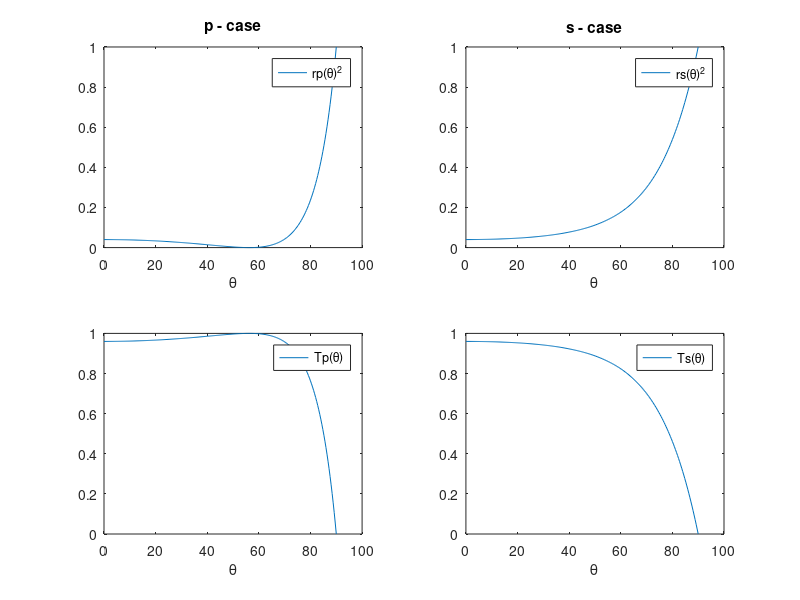

This chart was generated by the following MATLAB code:
% M5FRINTN2L

% Fresnel's formulas as function of angle of incidence for n1<n2
% for Rp = rp^2, Rs = rs^2, and Tp = 1- Rp, Ts = 1-Rs

% 1. Amplitude reflection coefficients.

function M5FRINTN2L;
n1 = 1;
n2 = 1.5;
Theta = (0:0.4:90);

rp = ((n2/n1)*cos(2*(pi/360)*Theta)-sqrt(1-((n1/n2)*sin(2*(pi/360)*Theta)).^2))./((n2/n1)*cos(2*(pi/360)*Theta)+sqrt(1-((n1/n2)*sin(2*(pi/360)*Theta)).^2));
rs = (cos(2*(pi/360)*Theta)-(n2/n1)*sqrt(1-((n1/n2)*sin(2*(pi/360)*Theta)).^2))./(cos(2*(pi/360)*Theta)+(n2/n1)*sqrt(1-((n1/n2)*sin(2*(pi/360)*Theta)).^2));

% 2. Reflection: Intensities

Rp = rp.^2;
Rs = rs.^2;

figure(1);
subplot(2,2,1);
plot(Theta,rp.^2);
axis([0 100 0 1]);                  % PLOTS LIMITS                    
xlabel('\theta');
title('p - case');
legend('rp(\theta)^2');

subplot(2,2,2);
plot(Theta,rs.^2);
axis([0 100 0 1]);                  % PLOTS LIMITS                    
xlabel('\theta');
title('s - case');
legend('rs(\theta)^2');

% 3. Transmission: Intensities

Tp = 1 - Rp;
Ts = 1 - Rs;

subplot(2,2,3);
plot(Theta,Tp);
axis([0 100 0 1]);                  % PLOTS LIMITS                    
xlabel('\theta');
legend('Tp(\theta)');

subplot(2,2,4);
plot(Theta,Ts);
axis([0 100 0 1]);                  % PLOTS LIMITS                    
xlabel('\theta');
legend('Ts(\theta)');
